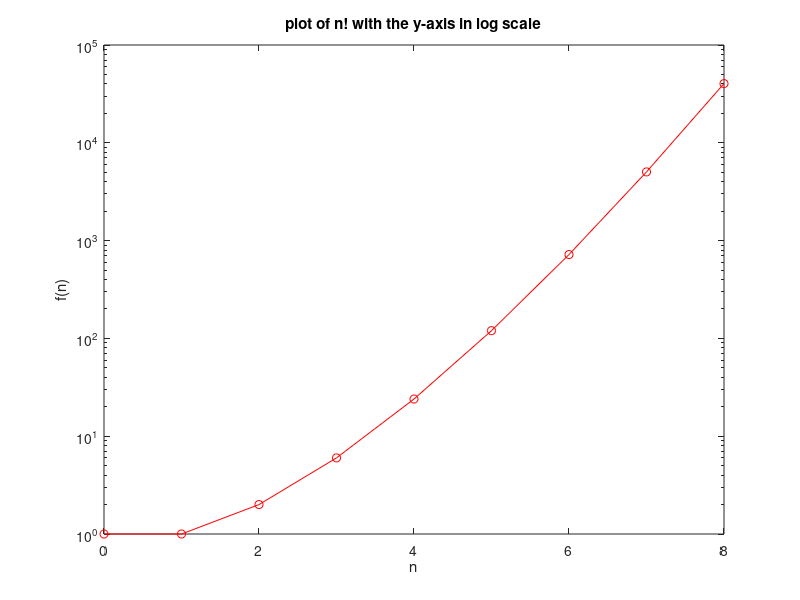

Source code (MATLAB):
format compact
N=[0:8];
f=zeros(size(N));
for n=N
    f(n+1)=factorial(n);
    n
    disp(f(n+1))
end
figure;
semilogy(N,f,'r-o');

xlabel('n');
ylabel('f(n)');
title('plot of n! with the y-axis in log scale')